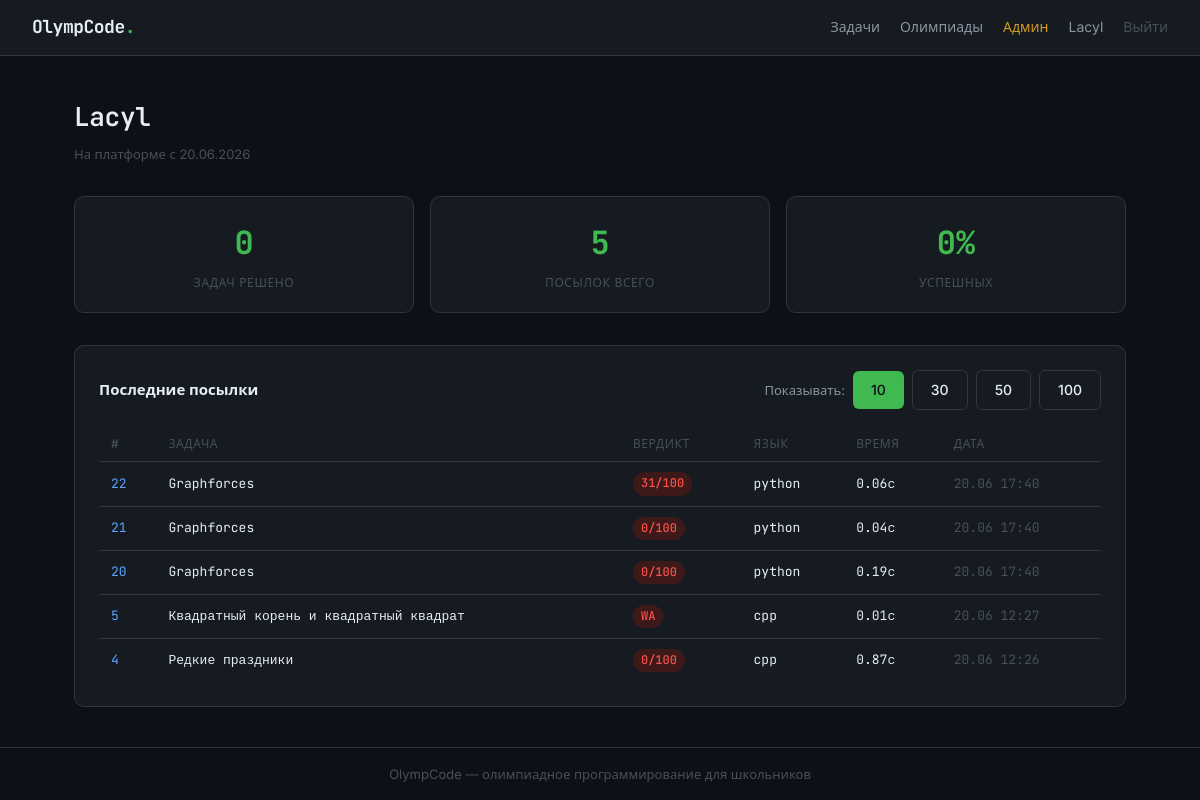
Page /profile/ (signed in) on the earlier database version.
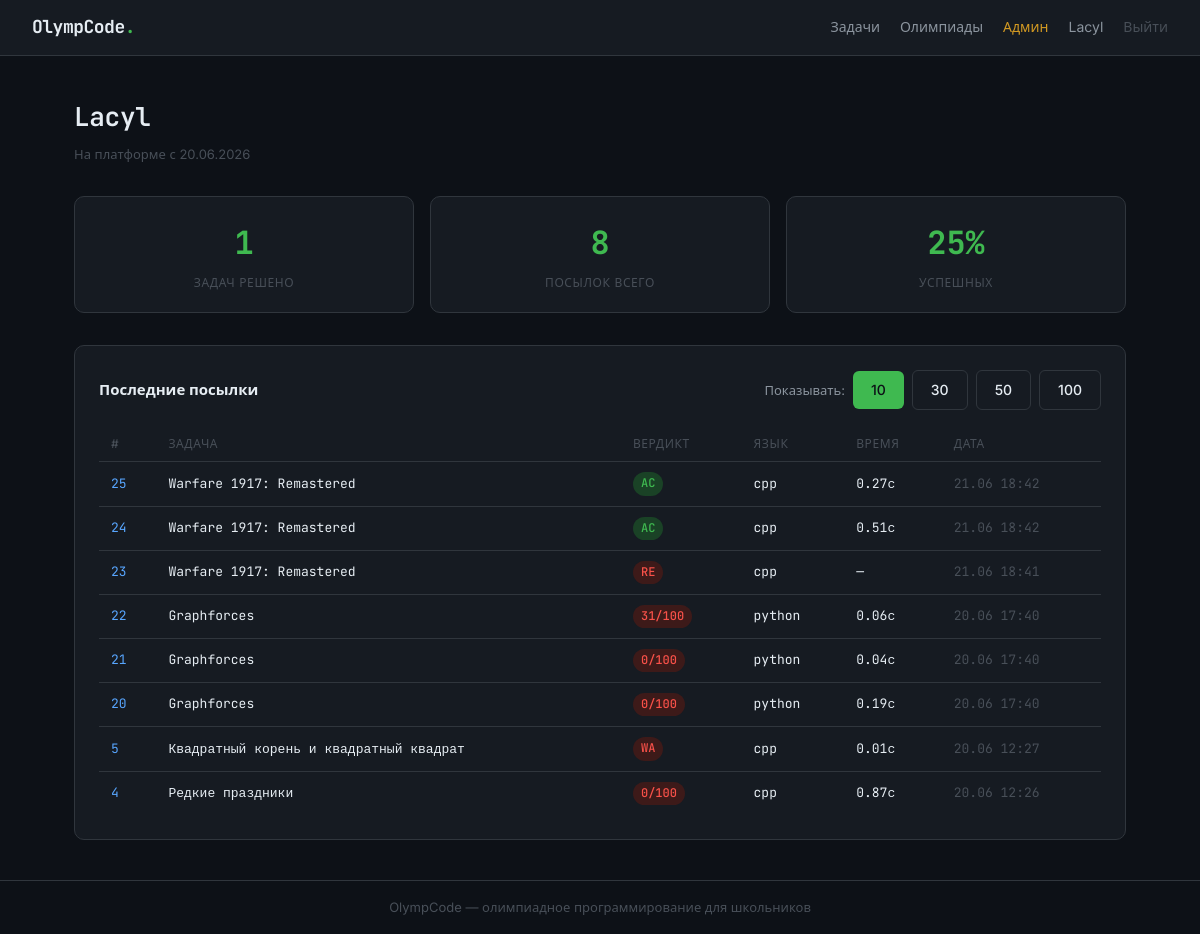
Same page on the later database version.
### models.py (models this page shows)
class User(Base):
    __tablename__ = "users"
    id:            Mapped[int]      = mapped_column(Integer, primary_key=True)
    username:      Mapped[str]      = mapped_column(String(64), unique=True, index=True)
    email:         Mapped[str]      = mapped_column(String(256), unique=True)
    password_hash: Mapped[str]      = mapped_column(String(256))
    is_admin:      Mapped[bool]     = mapped_column(Boolean, default=False)
    created_at:    Mapped[datetime] = mapped_column(DateTime, default=datetime.now)
    submissions: Mapped[list["Submission"]] = relationship(back_populates="user")

class Submission(Base):
    __tablename__ = "submissions"
    id:                     Mapped[int]          = mapped_column(Integer, primary_key=True)
    user_id:                Mapped[int]          = mapped_column(ForeignKey("users.id"))
    task_id:                Mapped[int]          = mapped_column(ForeignKey("tasks.id"))
    task_submission_number: Mapped[int]          = mapped_column(Integer, default=1)
    code:                   Mapped[str]          = mapped_column(Text)
    language:               Mapped[str]          = mapped_column(String(16), default="cpp")
    verdict:                Mapped[Verdict]      = mapped_column(SAEnum(Verdict), default=Verdict.PENDING)
    failed_test:            Mapped[int | None]   = mapped_column(Integer, nullable=True)
    error_output:           Mapped[str | None]   = mapped_column(Text, nullable=True)
    execution_time:         Mapped[float | None] = mapped_column(Float, nullable=True)
    score:                  Mapped[float | None] = mapped_column(Float, nullable=True)
    ai_hint:                Mapped[str | None]   = mapped_column(Text, nullable=True)
    submitted_at:           Mapped[datetime]     = mapped_column(DateTime, default=datetime.now)
    user:         Mapped["User"]             = relationship(back_populates="submissions")
    task:         Mapped["Task"]             = relationship(back_populates="submissions")
    test_results: Mapped[list["TestResult"]] = relationship(back_populates="submission")

class Task(Base):
    __tablename__ = "tasks"
    id:             Mapped[int]          = mapped_column(Integer, primary_key=True)
    topic_id:       Mapped[int | None]   = mapped_column(ForeignKey("topics.id"), nullable=True)
    order_in_topic: Mapped[int]          = mapped_column(Integer, default=1)
    title:          Mapped[str]          = mapped_column(String(256))
    statement_md:   Mapped[str | None]   = mapped_column(Text, nullable=True)
    statement_html: Mapped[str | None]   = mapped_column(Text, nullable=True)
    time_limit:     Mapped[float]        = mapped_column(Float, default=1.0)
    memory_limit:   Mapped[int]          = mapped_column(Integer, default=256)
    tests_path:     Mapped[str]          = mapped_column(String(512))
    checker_path:   Mapped[str]          = mapped_column(String(512))
    scoring_type:     Mapped[ScoringType]  = mapped_column(SAEnum(ScoringType), default=ScoringType.ICPC)
    max_score:        Mapped[float]        = mapped_column(Float, default=0.0)
    test_scores_json: Mapped[str | None]   = mapped_column(Text, nullable=True)  # JSON список баллов за каждый тест
    is_output_only:   Mapped[bool]         = mapped_column(Boolean, default=False)  # MOSH: участник сдаёт готовый файл-ответ, а не код
    is_interactive:    Mapped[bool]        = mapped_column(Boolean, default=False)  # Polygon: есть interactor, программа общается с ним в реальном времени
    interactor_path:   Mapped[str | None]  = mapped_column(String(512), nullable=True)  # путь к скомпилированному interactor (для отладки, судья пока не запускает)
    topic:         Mapped["Topic | None"]      = relationship(back_populates="tasks")
    submissions:   Mapped[list["Submission"]]  = relationship(back_populates="task")
    subtasks:      Mapped[list["Subtask"]]     = relationship(back_populates="task")
    contest_tasks: Mapped[list["ContestTask"]] = relationship(back_populates="task")

### routers/profile.py (the view)
@router.get("/")
async def profile(request: Request, limit: int = 10, db: Session = Depends(get_db)):
    user = get_current_user(request, db)
    if not user:
        return RedirectResponse("/auth/login", status_code=302)
    total_submissions = db.query(Submission).filter_by(user_id=user.id).count()
    solved_icpc = db.query(Submission.task_id).join(Task).filter(
        Submission.user_id == user.id,
        Task.scoring_type == ScoringType.ICPC,
        Submission.verdict == Verdict.AC
    ).distinct()
    solved_ioi = db.query(Submission.task_id).join(Task).filter(
        Submission.user_id == user.id,
        Task.scoring_type.in_([ScoringType.IOI_SUM, ScoringType.IOI_GROUPS]),
        Submission.score >= Task.max_score,
        Task.max_score > 0
    ).distinct()
    tasks_solved = solved_icpc.union(solved_ioi).count()
    accepted_icpc = db.query(Submission).join(Task).filter(
        Submission.user_id == user.id,
        Task.scoring_type == ScoringType.ICPC,
        Submission.verdict == Verdict.AC
    ).count()
    accepted_ioi = db.query(Submission).join(Task).filter(
        Submission.user_id == user.id,
        Task.scoring_type.in_([ScoringType.IOI_SUM, ScoringType.IOI_GROUPS]),
        Submission.score >= Task.max_score
    ).count()
    accepted_total = accepted_icpc + accepted_ioi
    stats = {
        "total":        total_submissions,
        "accepted":     accepted_total,
        "tasks_solved": tasks_solved,
    }
    submissions = (
        db.query(Submission)
        .filter_by(user_id=user.id)
        .order_by(Submission.submitted_at.desc())
        .limit(limit)
        .all()
    )
    return templates.TemplateResponse("profile/index.html", {
        "request":       request,
        "user":          user,
        "submissions":   submissions,
        "stats":         stats,
        "current_limit": limit,
    })

### templates/profile/index.html (shortened to what this page needs)
{% extends "base.html" %}
{% block content %}
<div class="page-header">
  <h1 style="font-family:var(--mono)">{{ user.username }}</h1>
  <p style="color:var(--text-3); font-size:13px">
    На платформе с {{ user.created_at.strftime('%d.%m.%Y') }}
  </p>
</div>
<div class="stats-row">
  <div class="stat-card">
    <div class="stat-card__value">{{ stats.tasks_solved }}</div>
    <div class="stat-card__label">Задач решено</div>
  </div>
  <div class="stat-card">
    <div class="stat-card__value">{{ stats.total }}</div>
    <div class="stat-card__label">Посылок всего</div>
  </div>
  <div class="stat-card">
    <div class="stat-card__value">
      {% if stats.total > 0 %}
        {{ ((stats.accepted / stats.total) * 100) | int }}%
      {% else %}
        —
      {% endif %}
    </div>
    <div class="stat-card__label">Успешных</div>
  </div>
</div>
<div class="card">
  <div style="display: flex; justify-content: space-between; align-items: center; margin-bottom: 16px; flex-wrap: wrap; gap: 10px;">
    <h2 style="font-size:15px; font-weight:600; margin: 0;">Последние посылки</h2>
    <div class="limit-selector" style="display: flex; gap: 8px; align-items: center;">
      <span style="font-size: 13px; color: var(--text-2);">Показывать:</span>
      {% for count in [10, 30, 50, 100] %}
        <a href="/profile?limit={{ count }}"
           class="btn {% if current_limit == count %}btn--primary{% else %}btn--outline{% endif %} btn--small">
           {{ count }}
        </a>
      {% endfor %}
    </div>
  </div>
  {% if submissions %}
  <table class="submissions-table">
    <thead>
      <tr>
        <th>#</th>
        <th>Задача</th>
        <th>Вердикт</th>
        <th>Язык</th>
        <th>Время</th>
        <th>Дата</th>
      </tr>
    </thead>
    <tbody>
      {% for s in submissions %}
      <tr>
        <td><a href="/submissions/{{ s.id }}" style="color:var(--blue)">{{ s.id }}</a></td>
        <td>
          <a href="/task/{{ s.task.id }}" style="color:var(--text)">{{ s.task.title }}</a>
        </td>
        <td>
          <span class="badge badge--{{ s.verdict.value.lower() }}">
            {% if s.task.scoring_type.value != 'icpc' and s.score is not none %}
              {{ s.score | format_score }}/{{ s.task.max_score | format_score }}
            {% else %}
              {{ s.verdict.value }}
            {% endif %}
          </span>
        </td>
        <td style="font-family:var(--mono)">{{ s.language }}</td>
        <td style="font-family:var(--mono)">
          {{ '%.2f'|format(s.execution_time) + 'с' if s.execution_time else '—' }}
        </td>
        <td style="color:var(--text-3)">{{ s.submitted_at.strftime('%d.%m %H:%M') }}</td>
      </tr>
      {% endfor %}
    </tbody>
  </table>
  {% else %}
  <div style="text-align:center; padding:40px; color:var(--text-2)">
    <p>Посылок пока нет</p>
    <a href="/" class="btn btn--outline" style="margin-top:16px">Перейти к задачам</a>
  </div>
  {% endif %}
</div>
{% endblock %}

### templates/base.html (shortened to what this page needs)
<!DOCTYPE html>
<html lang="ru">
<head>
  <link rel="stylesheet" href="/static/css/main.css">
</head>
<body>
<nav class="navbar">
  <a href="/" class="nav-logo">OlympCode<span class="logo-dot">.</span></a>
  <div class="nav-links">
    <a href="/" class="nav-link">Задачи</a>
    <a href="/contests/" class="nav-link">Олимпиады</a>
    {% if user %}
      {% if user.is_admin %}<a href="/admin/" class="nav-link" style="color:var(--amber)">Админ</a>{% endif %}
      <a href="/profile/" class="nav-link">{{ user.username }}</a>
      <a href="/auth/logout" class="nav-link nav-link--muted">Выйти</a>
    {% else %}
      <a href="/auth/login" class="nav-link">Войти</a>
      <a href="/auth/register" class="btn btn--sm btn--primary">Регистрация</a>
    {% endif %}
  </div>
</nav>
<main class="main-content">
  {% block content %}{% endblock %}
</main>
<footer class="footer">
  <span>OlympCode — олимпиадное программирование для школьников</span>
</footer>
</body>
</html>

### static/css/main.css (style rules this page uses)
*, *::before, *::after { box-sizing: border-box; margin: 0; padding: 0; }
:root { --bg: #0d1117; --bg-card: #161b22; --bg-input: #0d1117; --border: #30363d; --border-hi: #58a6ff; --text: #e6edf3; --text-2: #8b949e; --text-3: #484f58; --green: #3fb950; --green-dim: #1a4226; --red: #f85149; --red-dim: #3d1a19; --amber: #d29922; --amber-dim: #2d2208; --blue: #58a6ff; --mono: 'JetBrains Mono', 'Courier New', monospace; --sans: 'Inter', system-ui, sans-serif; --radius: 6px; --radius-lg: 10px; }
html { scroll-behavior: smooth; }
body { background: var(--bg); color: var(--text); font-family: var(--sans); font-size: 15px; line-height: 1.6; min-height: 100vh; display: flex; flex-direction: column; }
a { color: var(--blue); text-decoration: none; }
.navbar { display: flex; align-items: center; justify-content: space-between; padding: 0 32px; height: 56px; border-bottom: 1px solid var(--border); background: var(--bg-card); position: sticky; top: 0; z-index: 100; }
.nav-logo { font-family: var(--mono); font-weight: 700; font-size: 18px; color: var(--text); text-decoration: none; letter-spacing: -0.5px; }
.logo-dot { color: var(--green); }
.nav-links { display: flex; align-items: center; gap: 20px; }
.nav-link { color: var(--text-2); font-size: 14px; text-decoration: none; transition: color .15s; }
.nav-link--muted { color: var(--text-3); }
.main-content { flex: 1; max-width: 1100px; width: 100%; margin: 0 auto; padding: 40px 24px; }
.footer { border-top: 1px solid var(--border); padding: 16px 32px; text-align: center; font-size: 13px; color: var(--text-3); }
.btn { display: inline-flex; align-items: center; gap: 6px; padding: 8px 18px; border-radius: var(--radius); font-size: 14px; font-weight: 500; cursor: pointer; border: none; transition: opacity .15s, background .15s; text-decoration: none; }
.btn--primary { background: var(--green); color: #0d1117; }
.btn--outline { background: transparent; border: 1px solid var(--border); color: var(--text); }
.card { background: var(--bg-card); border: 1px solid var(--border); border-radius: var(--radius-lg); padding: 24px; }
.page-header { margin-bottom: 32px; }
.page-header h1 { font-size: 26px; font-weight: 600; letter-spacing: -0.3px; }
.page-header p { color: var(--text-2); margin-top: 6px; }
.badge { display: inline-flex; align-items: center; padding: 2px 8px; border-radius: 20px; font-family: var(--mono); font-size: 12px; font-weight: 500; }
.badge--ac { background: var(--green-dim); color: var(--green); }
.badge--wa { background: var(--red-dim); color: var(--red); }
.badge--re { background: var(--red-dim); color: var(--red); }
.submissions-table { width: 100%; border-collapse: collapse; font-size: 14px; }
.submissions-table th { text-align: left; padding: 8px 12px; font-size: 12px; font-weight: 500; color: var(--text-3); text-transform: uppercase; letter-spacing: .05em; border-bottom: 1px solid var(--border); }
.submissions-table td { padding: 10px 12px; border-bottom: 1px solid var(--border); font-family: var(--mono); font-size: 13px; }
.submissions-table tr:last-child td { border-bottom: none; }
.stats-row { display: grid; grid-template-columns: repeat(3, 1fr); gap: 16px; margin-bottom: 32px; }
.stat-card { background: var(--bg-card); border: 1px solid var(--border); border-radius: var(--radius-lg); padding: 20px; text-align: center; }
.stat-card__value { font-family: var(--mono); font-size: 32px; font-weight: 700; color: var(--green); }
.stat-card__label { font-size: 12px; color: var(--text-3); margin-top: 4px; text-transform: uppercase; letter-spacing: .05em; }

Differences in the rows shown:
added Submission: id "25", task "Warfare 1917: Remastered", verdict.value "AC", language "cpp", execution_time "0.27с", submitted_at "21.06 18:42"
added Submission: id "24", task "Warfare 1917: Remastered", verdict.value "AC", language "cpp", execution_time "0.51с", submitted_at "21.06 18:42"
added Submission: id "23", task "Warfare 1917: Remastered", verdict.value "RE", language "cpp", execution_time "—", submitted_at "21.06 18:41"
Other differences:
{{ stats.tasks_solved }}: "0" → "1"
{{ stats.total }}: "5" → "8"
{{ ((stats.accepted / stats.total) * 100) | int }}: "0" → "25"
